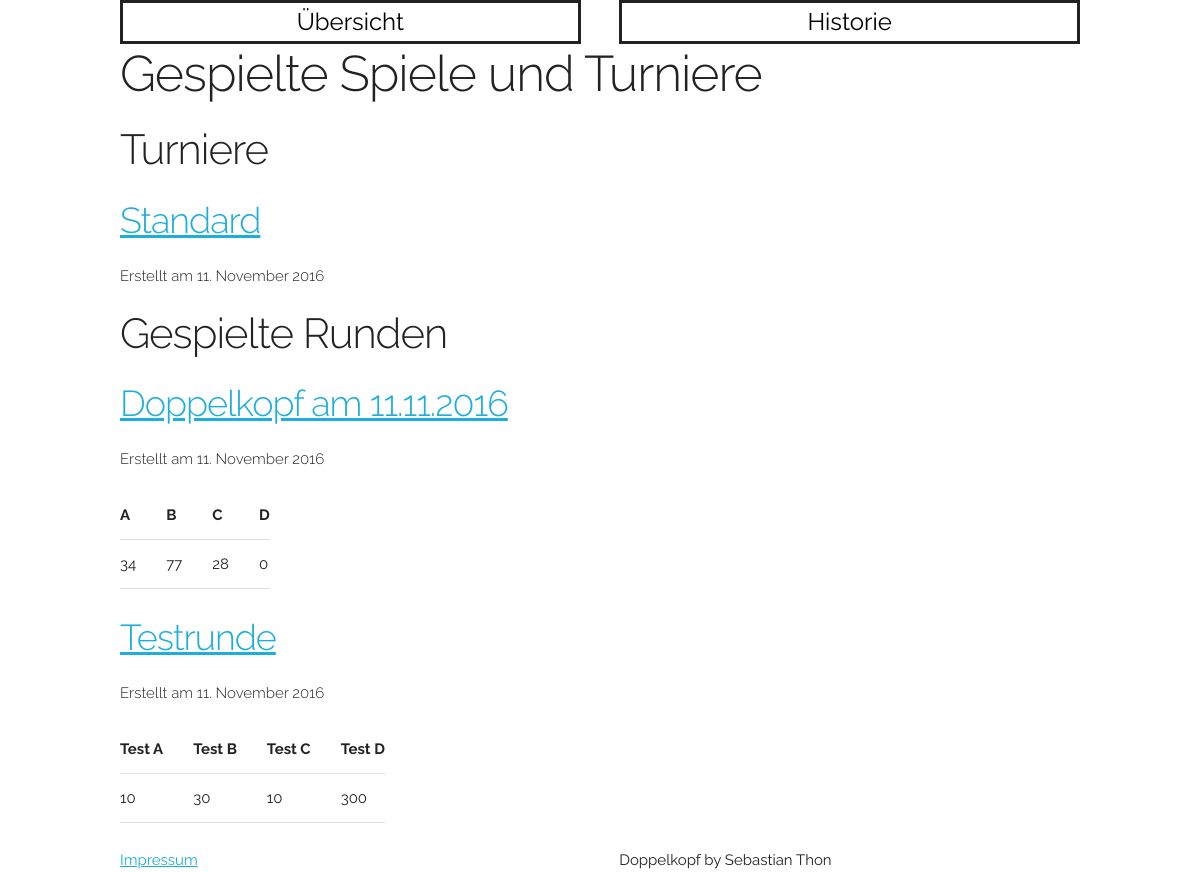
Screenshot of /doppelkopf/history/ with the database file from the repository.
### doppelkopf/models.py (models this page shows, shortened)
class Tournament(models.Model):
    name = models.CharField(max_length=100)
    played_games = models.PositiveSmallIntegerField(default=0)
    pub_date = models.DateTimeField(auto_now_add=True)

class Round(models.Model):
    name = models.CharField(max_length=100)
    player_A = models.CharField(max_length=100)
    player_B = models.CharField(max_length=100)
    player_C = models.CharField(max_length=100)
    player_D = models.CharField(max_length=100)
    points_A = models.PositiveSmallIntegerField(default=0)
    points_B = models.PositiveSmallIntegerField(default=0)
    points_C = models.PositiveSmallIntegerField(default=0)
    points_D = models.PositiveSmallIntegerField(default=0)
    pub_date = models.DateTimeField(auto_now_add=True)
    last_played = models.DateTimeField(auto_now=True)
    tournament_played = models.ForeignKey(Tournament, on_delete=models.CASCADE, default=0)

### doppelkopf/views.py (the view)
def history(request):
    latest_round_list = Round.objects.order_by('-pub_date')
    tournaments = Tournament.objects.order_by('-pub_date')
    context = {'latest_round_list': latest_round_list, 'tournaments': tournaments}
    return render(request, 'doppelkopf/history.html', context)

### doppelkopf/templates/doppelkopf/history.html (shortened to what this page needs)
{% extends './base.html' %}
{% block header %}
    <h1>Gespielte Spiele und Turniere</h1>
{% endblock %}
{% block content %}
    <h2>Turniere</h2>
    {% if tournaments %}
        {% for tournament in tournaments %}
            <h3><a href="{% url 'doppelkopf:tournamentdetail' tournament.id %}">{{ tournament.name }}</a></h3>
            <h6 class="Datum">Erstellt am {{ tournament.pub_date|date:"d. F Y" }}</h6>
        {% endfor %}
    {% else %}
        <p>Keine Turniere verfügbar.</p>
    {% endif %}
    <h2>Gespielte Runden</h2>
    {% if latest_round_list %}
        {% for round in latest_round_list %}
            <h3><a href="{% url 'doppelkopf:detail' round.id %}">{{ round.name }}</a></h3>
            <h6 class="Datum">Erstellt am {{ round.pub_date|date:"d. F Y" }}</h6>
            <table>
                <thead>
                <tr>
                    <th>{{ round.player_A }}</th>
                    <th>{{ round.player_B }}</th>
                    <th>{{ round.player_C }}</th>
                    <th>{{ round.player_D }}</th>
                </tr>
                </thead>
                <tbody>
                <tr>
                    <td>{{ round.points_A }}</td>
                    <td>{{ round.points_B }}</td>
                    <td>{{ round.points_C }}</td>
                    <td>{{ round.points_D }}</td>
                </tr>
                </tbody>
            </table>
        {% endfor %}
    {% else %}
        <p>Keine Runden verfügbar.</p>
    {% endif %}
{% endblock %}

### doppelkopf/static/doppelkopf/css/skeleton.css (style rules this page uses)
html { font-size: 62.5%; }
body { font-size: 1.5em; line-height: 1.6; font-weight: 400; font-family: "Raleway", "HelveticaNeue", "Helvetica Neue", Helvetica, Arial, sans-serif; color: #222; }
h1, h2, h3, h4, h5, h6 { margin-top: 0; margin-bottom: 2rem; font-weight: 300; }
h1 { font-size: 4.0rem; line-height: 1.2; letter-spacing: -.1rem; }
h2 { font-size: 3.6rem; line-height: 1.25; letter-spacing: -.1rem; }
h3 { font-size: 3.0rem; line-height: 1.3; letter-spacing: -.1rem; }
h6 { font-size: 1.5rem; line-height: 1.6; letter-spacing: 0; }
@media (min-width: 550px) { h1 { font-size: 5.0rem; } }
@media (min-width: 550px) { h2 { font-size: 4.2rem; } }
@media (min-width: 550px) { h3 { font-size: 3.6rem; } }
@media (min-width: 550px) { h6 { font-size: 1.5rem; } }
a { color: #1EAEDB; }
th, td { padding: 12px 15px; text-align: left; border-bottom: 1px solid #E1E1E1; }
th:first-child, td:first-child { padding-left: 0; }
th:last-child, td:last-child { padding-right: 0; }
pre, blockquote, dl, figure, table, p, ul, ol, form { margin-bottom: 2.5rem; }

### rows the page displays
Tournament: name "Standard", pub_date "11. November 2016"
Round: name "Doppelkopf am 11.11.2016", pub_date "11. November 2016", player_A "A", player_B "B", player_C "C", player_D "D", points_A "34", points_B "77", points_C "28", points_D "0"
Round: name "Testrunde", pub_date "11. November 2016", player_A "Test A", player_B "Test B", player_C "Test C", player_D "Test D", points_A "10", points_B "30", points_C "10", points_D "300"
